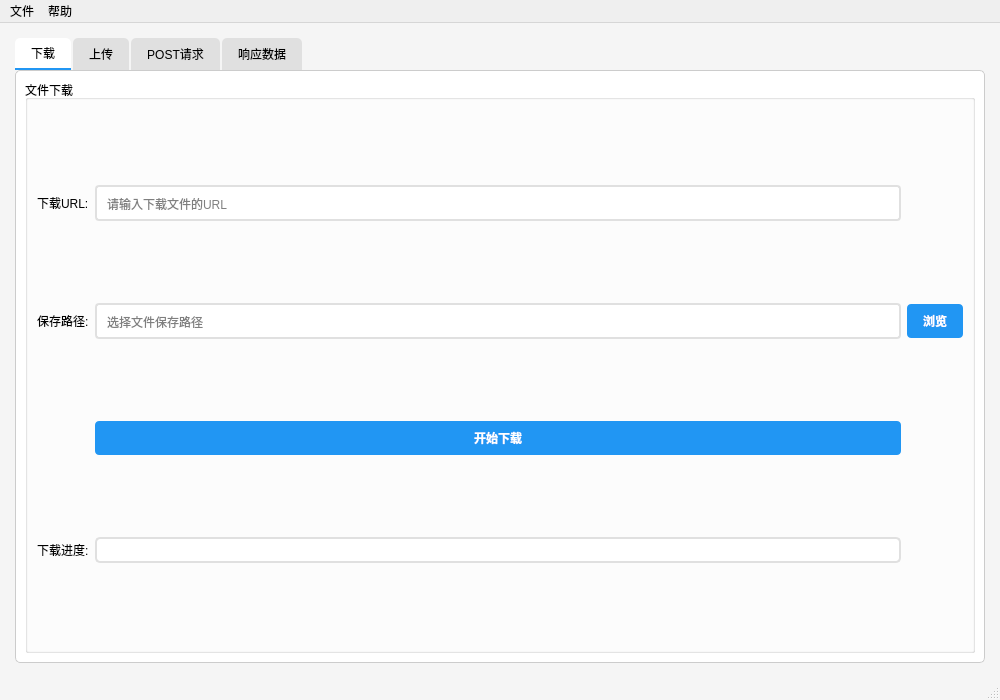
<?xml version="1.0" encoding="UTF-8"?>
<ui version="4.0">
 <class>MainWindow</class>
 <widget class="QMainWindow" name="MainWindow">
  <property name="geometry">
   <rect>
    <x>0</x>
    <y>0</y>
    <width>1000</width>
    <height>700</height>
   </rect>
  </property>
  <property name="windowTitle">
   <string>HTTP客户端工具</string>
  </property>
  <property name="styleSheet">
   <string notr="true">QMainWindow {
    background-color: #f5f5f5;
}

QTabWidget::pane {
    border: 1px solid #cccccc;
    background-color: white;
    border-radius: 5px;
}

QTabBar::tab {
    background-color: #e0e0e0;
    padding: 8px 16px;
    margin-right: 2px;
    border-top-left-radius: 5px;
    border-top-right-radius: 5px;
}

QTabBar::tab:selected {
    background-color: white;
    border-bottom: 2px solid #2196F3;
}

QPushButton {
    background-color: #2196F3;
    color: white;
    border: none;
    padding: 8px 16px;
    border-radius: 4px;
    font-weight: bold;
}

QPushButton:hover {
    background-color: #1976D2;
}

QPushButton:pressed {
    background-color: #0D47A1;
}

QLineEdit {
    padding: 8px;
    border: 2px solid #e0e0e0;
    border-radius: 4px;
}

QLineEdit:focus {
    border-color: #2196F3;
}

QTextEdit {
    border: 2px solid #e0e0e0;
    border-radius: 4px;
}

QProgressBar {
    border: 2px solid #e0e0e0;
    border-radius: 5px;
    text-align: center;
}

QProgressBar::chunk {
    background-color: #4CAF50;
    border-radius: 3px;
}</string>
  </property>
  <widget class="QWidget" name="centralwidget">
   <layout class="QVBoxLayout" name="verticalLayout">
    <property name="spacing">
     <number>10</number>
    </property>
    <property name="leftMargin">
     <number>15</number>
    </property>
    <property name="topMargin">
     <number>15</number>
    </property>
    <property name="rightMargin">
     <number>15</number>
    </property>
    <property name="bottomMargin">
     <number>15</number>
    </property>
    <item>
     <widget class="QTabWidget" name="tabWidget">
      <property name="currentIndex">
       <number>0</number>
      </property>
      <widget class="QWidget" name="downloadTab">
       <attribute name="title">
        <string>下载</string>
       </attribute>
       <layout class="QVBoxLayout" name="downloadLayout">
        <item>
         <widget class="QGroupBox" name="downloadGroupBox">
          <property name="title">
           <string>文件下载</string>
          </property>
          <layout class="QGridLayout" name="downloadGridLayout">
           <item row="0" column="0">
            <widget class="QLabel" name="downloadUrlLabel">
             <property name="text">
              <string>下载URL:</string>
             </property>
            </widget>
           </item>
           <item row="0" column="1">
            <widget class="QLineEdit" name="downloadUrlEdit">
             <property name="placeholderText">
              <string>请输入下载文件的URL</string>
             </property>
            </widget>
           </item>
           <item row="1" column="0">
            <widget class="QLabel" name="downloadPathLabel">
             <property name="text">
              <string>保存路径:</string>
             </property>
            </widget>
           </item>
           <item row="1" column="1">
            <widget class="QLineEdit" name="downloadPathEdit">
             <property name="placeholderText">
              <string>选择文件保存路径</string>
             </property>
             <property name="readOnly">
              <bool>true</bool>
             </property>
            </widget>
           </item>
           <item row="1" column="2">
            <widget class="QPushButton" name="browseDownloadButton">
             <property name="text">
              <string>浏览</string>
             </property>
            </widget>
           </item>
           <item row="2" column="1">
            <widget class="QPushButton" name="downloadButton">
             <property name="text">
              <string>开始下载</string>
             </property>
            </widget>
           </item>
           <item row="3" column="0">
            <widget class="QLabel" name="downloadProgressLabel">
             <property name="text">
              <string>下载进度:</string>
             </property>
            </widget>
           </item>
           <item row="3" column="1">
            <widget class="QProgressBar" name="downloadProgressBar"/>
           </item>
          </layout>
         </widget>
        </item>
       </layout>
      </widget>
      <widget class="QWidget" name="uploadTab">
       <attribute name="title">
        <string>上传</string>
       </attribute>
       <layout class="QVBoxLayout" name="uploadLayout">
        <item>
         <widget class="QGroupBox" name="uploadGroupBox">
          <property name="title">
           <string>文件上传</string>
          </property>
          <layout class="QGridLayout" name="uploadGridLayout">
           <item row="0" column="0">
            <widget class="QLabel" name="uploadUrlLabel">
             <property name="text">
              <string>上传URL:</string>
             </property>
            </widget>
           </item>
           <item row="0" column="1">
            <widget class="QLineEdit" name="uploadUrlEdit">
             <property name="placeholderText">
              <string>请输入上传接口的URL</string>
             </property>
            </widget>
           </item>
           <item row="1" column="0">
            <widget class="QLabel" name="uploadFileLabel">
             <property name="text">
              <string>选择文件:</string>
             </property>
            </widget>
           </item>
           <item row="1" column="1">
            <widget class="QLineEdit" name="uploadFileEdit">
             <property name="placeholderText">
              <string>选择要上传的文件</string>
             </property>
             <property name="readOnly">
              <bool>true</bool>
             </property>
            </widget>
           </item>
           <item row="1" column="2">
            <widget class="QPushButton" name="browseUploadButton">
             <property name="text">
              <string>浏览</string>
             </property>
            </widget>
           </item>
           <item row="2" column="1">
            <widget class="QPushButton" name="uploadButton">
             <property name="text">
              <string>开始上传</string>
             </property>
            </widget>
           </item>
           <item row="3" column="0">
            <widget class="QLabel" name="uploadProgressLabel">
             <property name="text">
              <string>上传进度:</string>
             </property>
            </widget>
           </item>
           <item row="3" column="1">
            <widget class="QProgressBar" name="uploadProgressBar"/>
           </item>
          </layout>
         </widget>
        </item>
       </layout>
      </widget>
      <widget class="QWidget" name="postTab">
       <attribute name="title">
        <string>POST请求</string>
       </attribute>
       <layout class="QVBoxLayout" name="postLayout">
        <item>
         <widget class="QGroupBox" name="postGroupBox">
          <property name="title">
           <string>HTTP POST请求</string>
          </property>
          <layout class="QGridLayout" name="postGridLayout">
           <item row="0" column="0">
            <widget class="QLabel" name="postUrlLabel">
             <property name="text">
              <string>请求URL:</string>
             </property>
            </widget>
           </item>
           <item row="0" column="1">
            <widget class="QLineEdit" name="postUrlEdit">
             <property name="placeholderText">
              <string>请输入POST请求的URL</string>
             </property>
            </widget>
           </item>
           <item row="1" column="0">
            <widget class="QLabel" name="contentTypeLabel">
             <property name="text">
              <string>Content-Type:</string>
             </property>
            </widget>
           </item>
           <item row="1" column="1">
            <widget class="QComboBox" name="contentTypeCombo">
             <item>
              <property name="text">
               <string>application/json</string>
              </property>
             </item>
             <item>
              <property name="text">
               <string>application/xml</string>
              </property>
             </item>
             <item>
              <property name="text">
               <string>application/x-www-form-urlencoded</string>
              </property>
             </item>
            </widget>
           </item>
           <item row="2" column="0" colspan="2">
            <widget class="QLabel" name="postDataLabel">
             <property name="text">
              <string>请求数据:</string>
             </property>
            </widget>
           </item>
           <item row="3" column="0" colspan="2">
            <widget class="QTextEdit" name="postDataEdit">
             <property name="maximumSize">
              <size>
               <width>16777215</width>
               <height>150</height>
              </size>
             </property>
             <property name="placeholderText">
              <string>请输入POST请求的数据 (JSON/XML格式)</string>
             </property>
            </widget>
           </item>
           <item row="4" column="1">
            <widget class="QPushButton" name="postButton">
             <property name="text">
              <string>发送请求</string>
             </property>
            </widget>
           </item>
          </layout>
         </widget>
        </item>
       </layout>
      </widget>
      <widget class="QWidget" name="responseTab">
       <attribute name="title">
        <string>响应数据</string>
       </attribute>
       <layout class="QVBoxLayout" name="responseLayout">
        <item>
         <widget class="QGroupBox" name="responseGroupBox">
          <property name="title">
           <string>服务器响应</string>
          </property>
          <layout class="QVBoxLayout" name="responseVerticalLayout">
           <item>
            <layout class="QHBoxLayout" name="responseHeaderLayout">
             <item>
              <widget class="QLabel" name="responseStatusLabel">
               <property name="text">
                <string>状态码:</string>
               </property>
              </widget>
             </item>
             <item>
              <widget class="QLabel" name="responseStatusValue">
               <property name="text">
                <string>-</string>
               </property>
               <property name="styleSheet">
                <string notr="true">color: #4CAF50; font-weight: bold;</string>
               </property>
              </widget>
             </item>
             <item>
              <spacer name="headerSpacer">
               <property name="orientation">
                <enum>Qt::Horizontal</enum>
               </property>
               <property name="sizeHint" stdset="0">
                <size>
                 <width>40</width>
                 <height>20</height>
                </size>
               </property>
              </spacer>
             </item>
             <item>
              <widget class="QComboBox" name="responseFormatCombo">
               <item>
                <property name="text">
                 <string>原始数据</string>
                </property>
               </item>
               <item>
                <property name="text">
                 <string>格式化JSON</string>
                </property>
               </item>
               <item>
                <property name="text">
                 <string>格式化XML</string>
                </property>
               </item>
              </widget>
             </item>
            </layout>
           </item>
           <item>
            <widget class="QTextEdit" name="responseDataEdit">
             <property name="readOnly">
              <bool>true</bool>
             </property>
             <property name="placeholderText">
              <string>服务器响应数据将在这里显示</string>
             </property>
            </widget>
           </item>
          </layout>
         </widget>
        </item>
       </layout>
      </widget>
     </widget>
    </item>
   </layout>
  </widget>
  <widget class="QMenuBar" name="menubar">
   <property name="geometry">
    <rect>
     <x>0</x>
     <y>0</y>
     <width>1000</width>
     <height>36</height>
    </rect>
   </property>
   <widget class="QMenu" name="menuFile">
    <property name="title">
     <string>文件</string>
    </property>
    <addaction name="actionClear"/>
    <addaction name="actionExit"/>
   </widget>
   <widget class="QMenu" name="menuHelp">
    <property name="title">
     <string>帮助</string>
    </property>
    <addaction name="actionAbout"/>
   </widget>
   <addaction name="menuFile"/>
   <addaction name="menuHelp"/>
  </widget>
  <widget class="QStatusBar" name="statusbar"/>
  <action name="actionClear">
   <property name="text">
    <string>清空数据</string>
   </property>
  </action>
  <action name="actionExit">
   <property name="text">
    <string>退出</string>
   </property>
  </action>
  <action name="actionAbout">
   <property name="text">
    <string>关于</string>
   </property>
  </action>
 </widget>
 <resources/>
 <connections/>
</ui>
